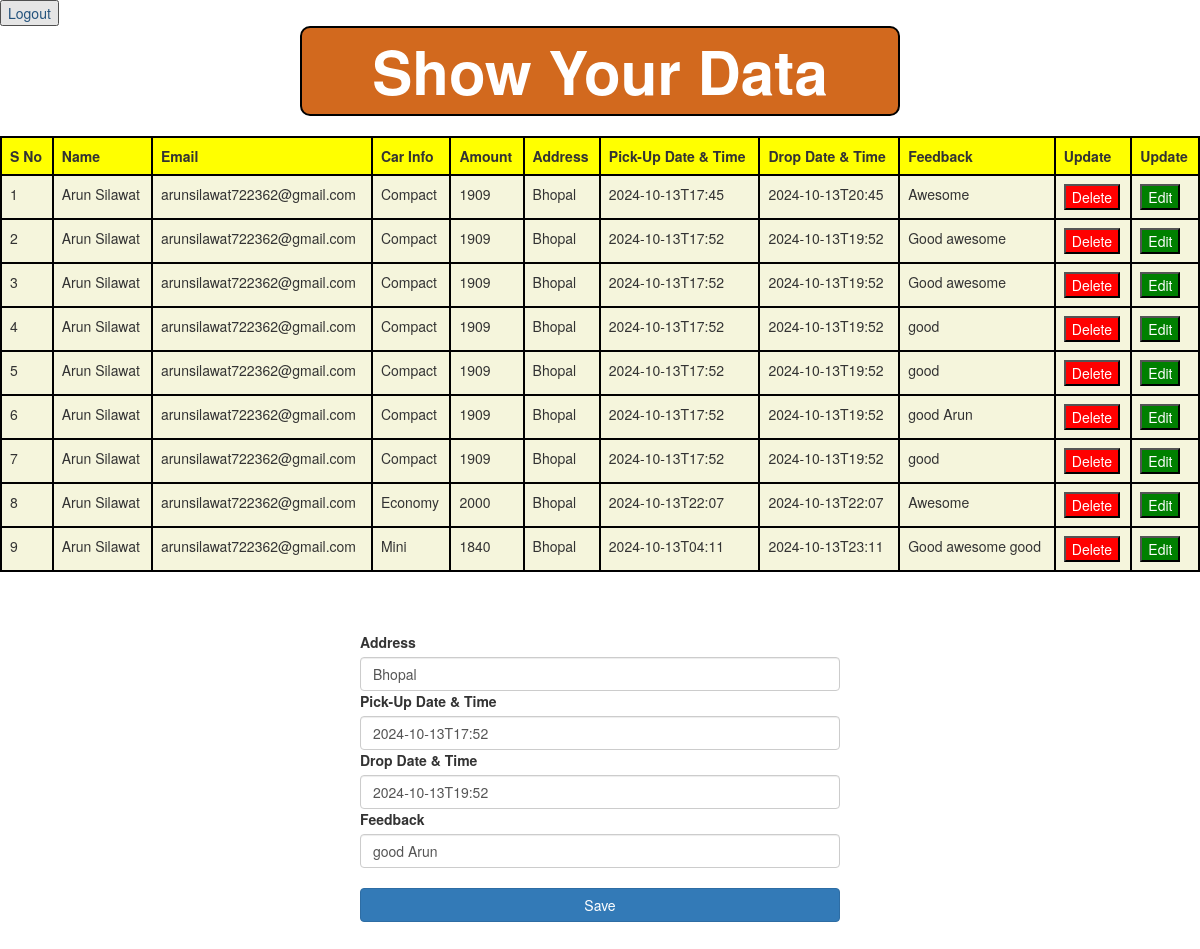
Screenshot of /edit/11 with the database file from the repository.
### app/models.py (models this page shows)
class Book_data(models.Model):
    fname=models.CharField(max_length=(50))
    lname=models.CharField(max_length=(50))
    email=models.EmailField()
    carnm=models.CharField(max_length=(50))
    amount=models.IntegerField()
    address=models.TextField()
    pick=models.CharField(max_length=(50))
    drop=models.CharField(max_length=(50))
    feedback=models.TextField()

### app/views.py (the view)
# urls.py: path('edit/<int:pk>', views.edit, name='edit'),
def edit(request,pk):
    data=Book_data.objects.get(id=pk)
    myid=data.id
    email=data.email
    address=data.address
    pick=data.pick
    drop=data.drop
    feedback=data.feedback
    print(email,address,pick,feedback)
    edit_data={
        'myid':myid,
        'add':address,
        'pick':pick,
        'drop':drop,
        'feed':feedback
    }
    alldata=Book_data.objects.filter(email=email)
    print(alldata)
    return render(request,'datadisplay.html',{'data':alldata,'key2':edit_data})

### app/templates/datadisplay.html (shortened to what this page needs)
<!DOCTYPE html>
<html lang="en">
<head>
    <link rel="stylesheet" href="https://maxcdn.bootstrapcdn.com/bootstrap/3.4.1/css/bootstrap.min.css">
</head>
<body>
    <a href="{% url 'home' %}"><button>Logout</button></a>
     <div style="font-size:5vw;" id="show">Show Your Data</div><br>
    <table class="table" style="border: 2px solid black;width: 100%;" >
        <thead style="background-color: yellow">
            <tr>
                <th style="border: 2px solid black;">S No</th>
                <th style="border: 2px solid black;">Name</th>
                <th style="border: 2px solid black;">Email</th>
                <th style="border: 2px solid black;">Car Info</th>
                <th style="border: 2px solid black;">Amount</th>
                <th style="border: 2px solid black;">Address</th>
                <th style="border: 2px solid black;">Pick-Up Date & Time</th>
                <th style="border: 2px solid black;">Drop Date & Time</th>
                <th style="border: 2px solid black;">Feedback</th>
                <th style="border: 2px solid black;">Update</th>
                <th style="border: 2px solid black;">Update</th>
            </tr>
        </thead>
        <tbody style="background-color: beige;">
            {% for i in data %}
            <tr>
                <td style="border: 2px solid black;">{{forloop.counter}}</td>
                <td style="border: 2px solid black;">{{i.fname}} {{i.lname}}</td>
                <td style="border: 2px solid black;">{{i.email}}</td>
                <td style="border: 2px solid black;">{{i.carnm}}</td>
                <td style="border: 2px solid black;">{{i.amount}}</td>
                <td style="border: 2px solid black;">{{i.address}}</td>
                <td style="border: 2px solid black;">{{i.pick}}</td>
                <td style="border: 2px solid black;">{{i.drop}}</td>
                <td style="border: 2px solid black;">{{i.feedback}}</td>
                <td style="border: 2px solid black;"><a href="{% url 'delete' pk=i.id em=i.email %}"><button id="btn" >Delete</button></a></td>
                <td style="border: 2px solid black;"><a href="{% url 'edit' pk=i.id %} "><button id="btn1">Edit</button></a></td>
            </tr>
            {% endfor %}
        </tbody>
    </table><br><br>
     {% if key2 %}
    <form id="frm" action="{% url 'save' pk=key2.myid %}" method="post">
        <div data-mdb-input-init class="form-outline mb-4">
          <label class="form-label" for="form1Example1">Address</label>
          <input type="text" id="form1Example1" class="form-control" name="add" value="{{key2.add}}"/>
        </div>
        <div data-mdb-input-init class="form-outline mb-4">
          <label class="form-label" for="form1Example2">Pick-Up Date & Time</label>
          <input type="text" id="form1Example2" class="form-control" name="pick" value="{{key2.pick}}" />
        </div>
        <div data-mdb-input-init class="form-outline mb-4">
            <label class="form-label" for="form1Example1">Drop Date & Time</label>
            <input type="text" id="form1Example1" class="form-control" name="drop" value="{{key2.drop}}" />
          </div>
          <div data-mdb-input-init class="form-outline mb-4">
            <label class="form-label" for="form1Example2">Feedback</label>
            <input type="text" id="form1Example2" class="form-control" name="feed" value="{{key2.feed}}"/>
          </div><br>
        <button data-mdb-ripple-init type="submit" class="btn btn-primary btn-block">Save</button>
      </form><br><br>
      {% endif %}
</body>
</html>

### app/templates/datadisplay.html (style rules this page uses)
#btn { background-color: red; color: white; }
#btn1 { background-color: green; color: white; }
#show { font-weight: bold; text-align: center; border: 2px solid black; background-color: chocolate; color: white; width: 50%; margin: auto; border-radius: 10px; }
#frm { width: 40%; margin: auto; }

### rows the page displays
Book_data: fname "Arun", lname "Silawat", email "arunsilawat722362@gmail.com", carnm "Compact", amount "1909", address "Bhopal", pick "2024-10-13T17:45", drop "2024-10-13T20:45", feedback "Awesome"
Book_data: fname "Arun", lname "Silawat", email "arunsilawat722362@gmail.com", carnm "Compact", amount "1909", address "Bhopal", pick "2024-10-13T17:52", drop "2024-10-13T19:52", feedback "Good awesome"
Book_data: fname "Arun", lname "Silawat", email "arunsilawat722362@gmail.com", carnm "Compact", amount "1909", address "Bhopal", pick "2024-10-13T17:52", drop "2024-10-13T19:52", feedback "Good awesome"
Book_data: fname "Arun", lname "Silawat", email "arunsilawat722362@gmail.com", carnm "Compact", amount "1909", address "Bhopal", pick "2024-10-13T17:52", drop "2024-10-13T19:52", feedback "good"
Book_data: fname "Arun", lname "Silawat", email "arunsilawat722362@gmail.com", carnm "Compact", amount "1909", address "Bhopal", pick "2024-10-13T17:52", drop "2024-10-13T19:52", feedback "good"
Book_data: fname "Arun", lname "Silawat", email "arunsilawat722362@gmail.com", carnm "Compact", amount "1909", address "Bhopal", pick "2024-10-13T17:52", drop "2024-10-13T19:52", feedback "good Arun", add "Bhopal", feed "good Arun"
Book_data: fname "Arun", lname "Silawat", email "arunsilawat722362@gmail.com", carnm "Compact", amount "1909", address "Bhopal", pick "2024-10-13T17:52", drop "2024-10-13T19:52", feedback "good"
Book_data: fname "Arun", lname "Silawat", email "arunsilawat722362@gmail.com", carnm "Economy", amount "2000", address "Bhopal", pick "2024-10-13T22:07", drop "2024-10-13T22:07", feedback "Awesome"
Book_data: fname "Arun", lname "Silawat", email "arunsilawat722362@gmail.com", carnm "Mini", amount "1840", address "Bhopal", pick "2024-10-13T04:11", drop "2024-10-13T23:11", feedback "Good awesome good"
